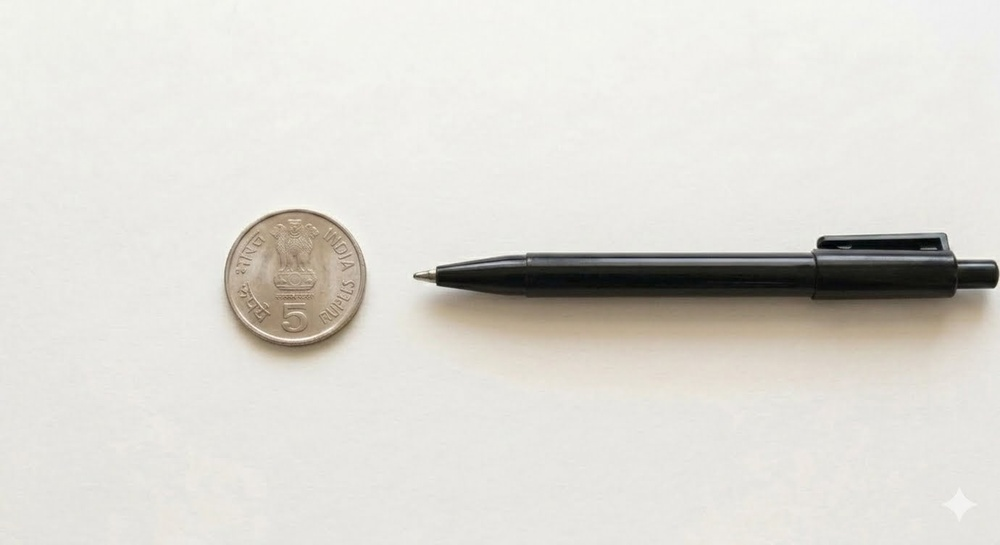
#> input picture data/raw/test4.jpg, 1000 x 545 px, shrunk from 1380 x 752 before the run, found by its file name
$ python contour_detection.py
#> lines starting #> are read from the running program, lines starting #| are printed output that depends on the picture; after the words box and inside, x2 and y2 are one past the last pixel; in counts of white or black regions, pixels touching at a corner belong together
import cv2

image = cv2.imread("data/test4.jpg")
#> image is the input picture: shape (545, 1000, 3); mean B, G, R 212.2, 218.1, 220.2

gray = cv2.cvtColor(image, cv2.COLOR_BGR2GRAY)
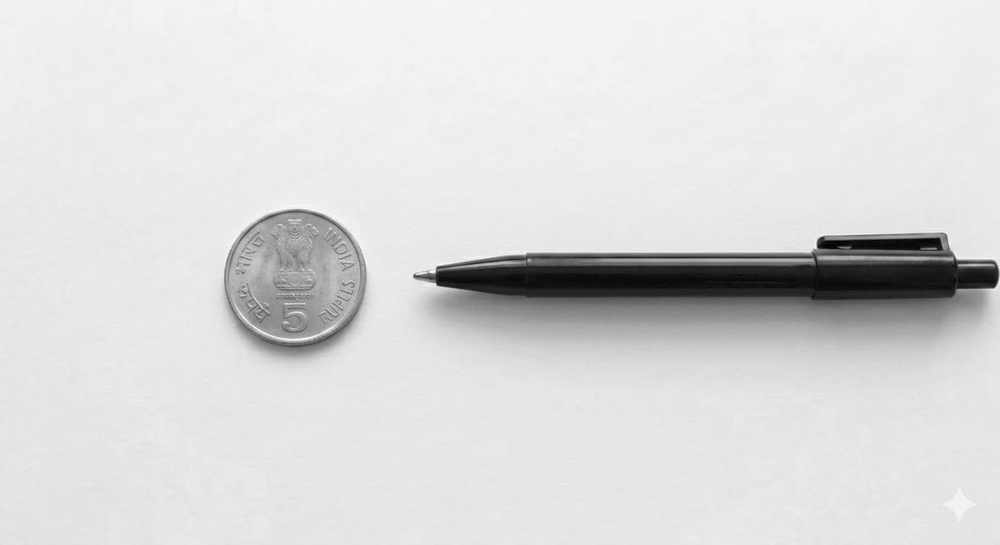
#> gray: shape (545, 1000); min 0, max 253, mean 218.1

blurred = cv2.GaussianBlur(gray, (5,5), 0)

edges = cv2.Canny(blurred, 50, 150)
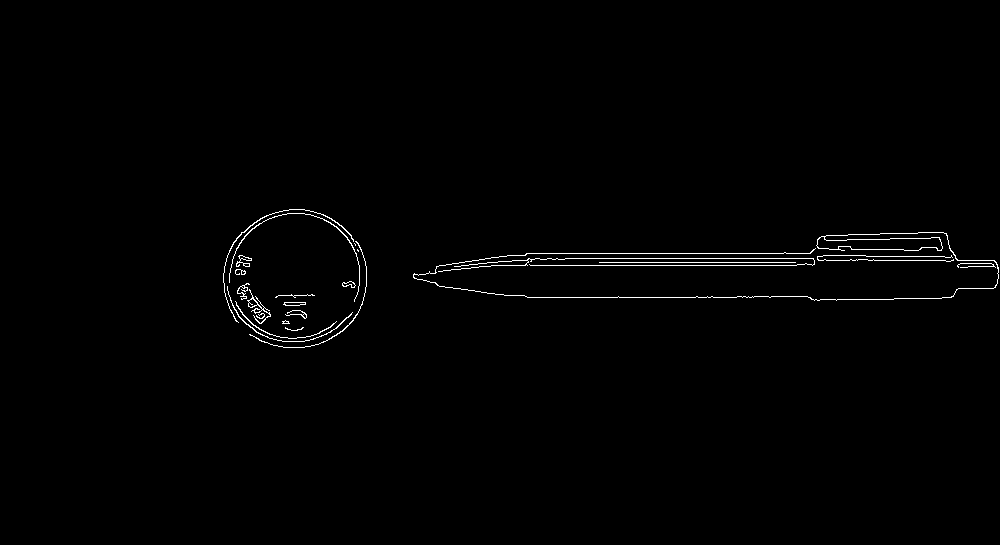
#> edges: shape (545, 1000); 0.82% white in thin lines or dots, all inside (x1, y1, x2, y2) = (223, 209, 999, 348)

contours, _ = cv2.findContours(
    edges,
    cv2.RETR_EXTERNAL,
    cv2.CHAIN_APPROX_SIMPLE
)
#> contours = 23 contours, 13 with area under 20; largest, box (x1, y1, x2, y2) and area: (413, 232, 999, 301) 1272, (247, 289, 271, 324) 90, (223, 209, 354, 323) 58, (283, 302, 306, 306) 58, (236, 255, 252, 267) 56

cv2.drawContours(image, contours, -1, (0,255,0), 2)
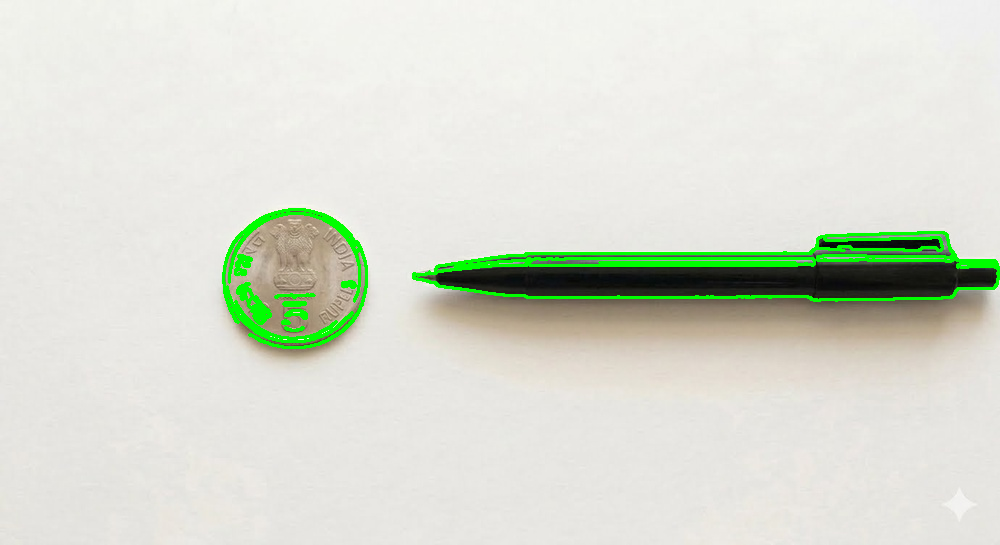
#> image: shape (545, 1000, 3); 2.53% of pixels changed, all inside (x1, y1, x2, y2) = (222, 208, 1000, 349)

cv2.imshow("Contours", image)

cv2.waitKey(0)
cv2.destroyAllWindows()
